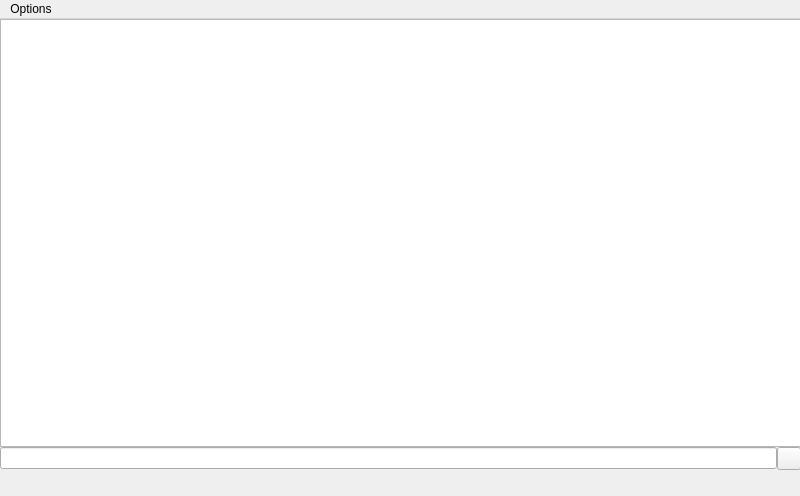
<?xml version="1.0" encoding="UTF-8"?>
<ui version="4.0">
 <class>SinglePlaylistView</class>
 <widget class="QMainWindow" name="SinglePlaylistView">
  <property name="geometry">
   <rect>
    <x>0</x>
    <y>0</y>
    <width>800</width>
    <height>496</height>
   </rect>
  </property>
  <widget class="QWidget" name="centralwidget">
   <widget class="QWidget" name="verticalLayoutWidget">
    <property name="geometry">
     <rect>
      <x>0</x>
      <y>0</y>
      <width>801</width>
      <height>451</height>
     </rect>
    </property>
    <layout class="QVBoxLayout" name="verticalLayout">
     <property name="spacing">
      <number>0</number>
     </property>
     <item>
      <widget class="QListWidget" name="songList">
       <property name="horizontalScrollBarPolicy">
        <enum>Qt::ScrollBarAlwaysOff</enum>
       </property>
       <property name="editTriggers">
        <set>QAbstractItemView::NoEditTriggers</set>
       </property>
       <property name="contextMenuPolicy">
        <enum>Qt::CustomContextMenu</enum>
       </property>
       <property name="alternatingRowColors">
        <bool>true</bool>
       </property>
       <property name="resizeMode">
        <enum>QListView::Adjust</enum>
       </property>
       <property name="uniformItemSizes">
        <bool>true</bool>
       </property>
       <property name="sortingEnabled">
        <bool>false</bool>
       </property>
      </widget>
     </item>
     <item>
      <widget class="QWidget" name="searchWidget" native="true">
       <property name="visible">
        <bool>false</bool>
       </property>
       <layout class="QHBoxLayout" name="horizontalLayout">
        <property name="spacing">
         <number>0</number>
        </property>
        <property name="margin">
         <number>0</number>
        </property>
        <item>
         <widget class="QLineEdit" name="searchEdit"/>
        </item>
        <item>
         <widget class="QToolButton" name="searchHideButton">
          <property name="text">
           <string/>
          </property>
         </widget>
        </item>
       </layout>
      </widget>
     </item>
    </layout>
   </widget>
   <widget class="NowPlayingIndicator" name="indicator" native="true">
    <property name="geometry">
     <rect>
      <x>970</x>
      <y>470</y>
      <width>112</width>
      <height>70</height>
     </rect>
    </property>
   </widget>
  </widget>
  <widget class="QMenuBar" name="menubar">
   <property name="geometry">
    <rect>
     <x>0</x>
     <y>0</y>
     <width>800</width>
     <height>25</height>
    </rect>
   </property>
   <widget class="QMenu" name="menuOptions">
    <property name="title">
     <string>Options</string>
    </property>
    <addaction name="actionAdd_to_now_playing"/>
    <addaction name="actionAdd_to_playlist"/>
    <addaction name="actionDelete_playlist"/>
   </widget>
   <addaction name="menuOptions"/>
  </widget>
  <action name="actionAdd_to_now_playing">
   <property name="text">
    <string>Add to now playing</string>
   </property>
  </action>
  <action name="actionAdd_to_playlist">
   <property name="text">
    <string>Add to a playlist</string>
   </property>
  </action>
  <action name="actionDelete_playlist">
   <property name="text">
    <string>Delete playlist</string>
   </property>
  </action>
 </widget>
 <customwidgets>
  <customwidget>
   <class>NowPlayingIndicator</class>
   <extends>QWidget</extends>
   <header>nowplayingindicator.h</header>
   <container>1</container>
  </customwidget>
 </customwidgets>
 <resources/>
 <connections/>
</ui>
